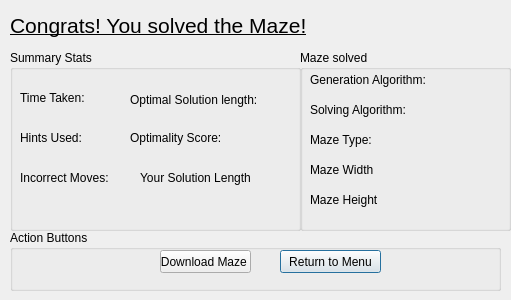
<?xml version="1.0" encoding="UTF-8"?>
<ui version="4.0">
 <class>Dialog</class>
 <widget class="QDialog" name="Dialog">
  <property name="geometry">
   <rect>
    <x>0</x>
    <y>0</y>
    <width>511</width>
    <height>300</height>
   </rect>
  </property>
  <property name="windowTitle">
   <string>Dialog</string>
  </property>
  <widget class="QGroupBox" name="groupBox">
   <property name="geometry">
    <rect>
     <x>10</x>
     <y>50</y>
     <width>291</width>
     <height>181</height>
    </rect>
   </property>
   <property name="title">
    <string>Summary Stats</string>
   </property>
   <widget class="QLabel" name="label">
    <property name="geometry">
     <rect>
      <x>10</x>
      <y>40</y>
      <width>81</width>
      <height>16</height>
     </rect>
    </property>
    <property name="text">
     <string>Time Taken:</string>
    </property>
   </widget>
   <widget class="QLabel" name="label_2">
    <property name="geometry">
     <rect>
      <x>10</x>
      <y>80</y>
      <width>71</width>
      <height>16</height>
     </rect>
    </property>
    <property name="text">
     <string>Hints Used:</string>
    </property>
   </widget>
   <widget class="QLabel" name="label_3">
    <property name="geometry">
     <rect>
      <x>10</x>
      <y>120</y>
      <width>91</width>
      <height>16</height>
     </rect>
    </property>
    <property name="text">
     <string>Incorrect Moves: </string>
    </property>
   </widget>
   <widget class="QLabel" name="label_4">
    <property name="geometry">
     <rect>
      <x>120</x>
      <y>40</y>
      <width>131</width>
      <height>20</height>
     </rect>
    </property>
    <property name="text">
     <string>Optimal Solution length: </string>
    </property>
   </widget>
   <widget class="QLabel" name="label_5">
    <property name="geometry">
     <rect>
      <x>120</x>
      <y>80</y>
      <width>91</width>
      <height>16</height>
     </rect>
    </property>
    <property name="text">
     <string>Optimality Score:</string>
    </property>
   </widget>
   <widget class="QLabel" name="label_6">
    <property name="geometry">
     <rect>
      <x>130</x>
      <y>120</y>
      <width>121</width>
      <height>16</height>
     </rect>
    </property>
    <property name="text">
     <string>Your Solution Length</string>
    </property>
   </widget>
  </widget>
  <widget class="QGroupBox" name="groupBox_2">
   <property name="geometry">
    <rect>
     <x>300</x>
     <y>50</y>
     <width>211</width>
     <height>181</height>
    </rect>
   </property>
   <property name="title">
    <string>Maze solved</string>
   </property>
   <widget class="QLabel" name="label_7">
    <property name="geometry">
     <rect>
      <x>10</x>
      <y>50</y>
      <width>131</width>
      <height>20</height>
     </rect>
    </property>
    <property name="text">
     <string>Solving Algorithm: </string>
    </property>
   </widget>
   <widget class="QLabel" name="label_8">
    <property name="geometry">
     <rect>
      <x>10</x>
      <y>80</y>
      <width>131</width>
      <height>20</height>
     </rect>
    </property>
    <property name="text">
     <string>Maze Type: </string>
    </property>
   </widget>
   <widget class="QLabel" name="label_9">
    <property name="geometry">
     <rect>
      <x>10</x>
      <y>20</y>
      <width>131</width>
      <height>20</height>
     </rect>
    </property>
    <property name="text">
     <string>Generation Algorithm: </string>
    </property>
   </widget>
   <widget class="QLabel" name="label_10">
    <property name="geometry">
     <rect>
      <x>10</x>
      <y>110</y>
      <width>131</width>
      <height>20</height>
     </rect>
    </property>
    <property name="text">
     <string>Maze Width</string>
    </property>
   </widget>
   <widget class="QLabel" name="label_11">
    <property name="geometry">
     <rect>
      <x>10</x>
      <y>140</y>
      <width>131</width>
      <height>20</height>
     </rect>
    </property>
    <property name="text">
     <string>Maze Height</string>
    </property>
   </widget>
  </widget>
  <widget class="QLabel" name="label_12">
   <property name="geometry">
    <rect>
     <x>10</x>
     <y>10</y>
     <width>541</width>
     <height>31</height>
    </rect>
   </property>
   <property name="font">
    <font>
     <pointsize>16</pointsize>
     <underline>true</underline>
    </font>
   </property>
   <property name="text">
    <string>Congrats! You solved the Maze!</string>
   </property>
  </widget>
  <widget class="QGroupBox" name="groupBox_3">
   <property name="geometry">
    <rect>
     <x>10</x>
     <y>230</y>
     <width>491</width>
     <height>61</height>
    </rect>
   </property>
   <property name="title">
    <string>Action Buttons</string>
   </property>
   <widget class="QPushButton" name="pushButton">
    <property name="geometry">
     <rect>
      <x>270</x>
      <y>20</y>
      <width>101</width>
      <height>23</height>
     </rect>
    </property>
    <property name="text">
     <string>Return to Menu</string>
    </property>
   </widget>
   <widget class="QPushButton" name="pushButton_2">
    <property name="geometry">
     <rect>
      <x>150</x>
      <y>20</y>
      <width>91</width>
      <height>23</height>
     </rect>
    </property>
    <property name="text">
     <string>Download Maze </string>
    </property>
   </widget>
  </widget>
 </widget>
 <resources/>
 <connections/>
</ui>
